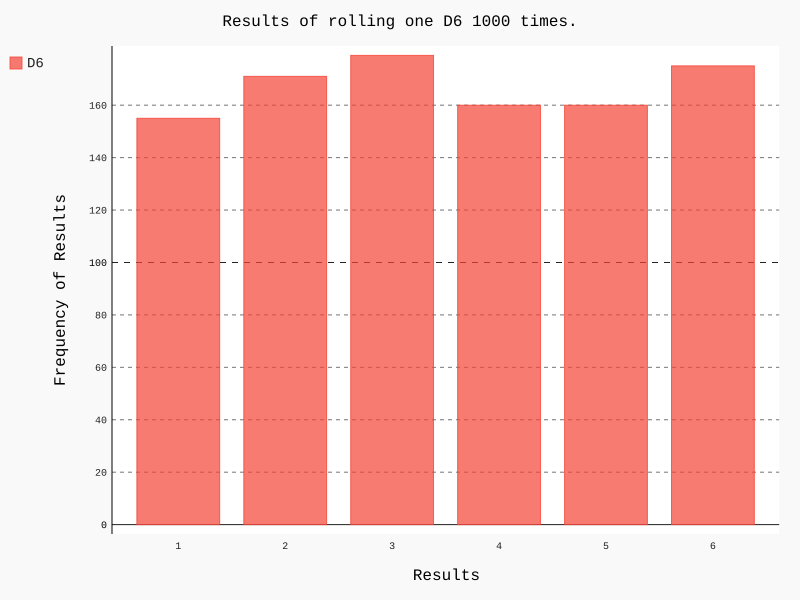

Python code for this plot:
import pygal
from die import Die 

# Create a D6.
die = Die()
# Make some rolls, and store results in a list.
results = []

for roll_num in range(1000):
	result = die.roll()
	results.append(result)
# Analyze the results.
frequencies = []

for value in range(1, die.num_sides+1):
	frequency = results.count(value)
	frequencies.append(frequency)
# Visualize the results.
hist = pygal.Bar()

hist.title = "Results of rolling one D6 1000 times."
hist.x_labels = ['1', '2', '3', '4', '5', '6']
hist.x_title = "Results"
hist.y_title = "Frequency of Results"

hist.add('D6', frequencies)
hist.render_to_file('die_visual.svg')
